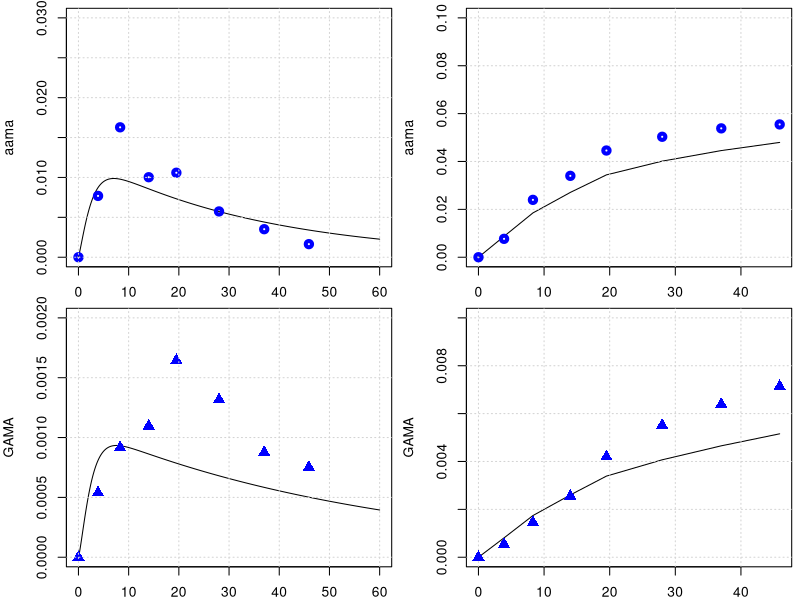

The R source for this figure:
library(deSolve)
library(minpack.lm)

graphics.off()

#body weight in kg
BW = 70 

# fractions of BW
##https://journals.sagepub.com/doi/pdf/10.1177/ANIB_32_3-4
F_B = 0.079 
F_B_AB = 0.35 #fraction: arterial blood of blood volume
F_B_VB = 0.65 #fraction: venous blood of blood volume
F_Li = 0.026
F_Ki = 0.0044
F_T = 1-(F_B+F_Li+F_Ki)

#organ volumes in L
V_AB <- BW*F_B*F_B_AB 
V_VB <- BW*F_B*F_B_VB 
V_T <- BW*F_T
V_Ki <- BW*F_Ki
V_Li <- BW*F_Li

#cardiac output in L/(kg*h)
##https://journals.sagepub.com/doi/pdf/10.1177/ANIB_32_3-4
QCC = 16 #12.5 # maybe 14 or 6.5 check?
Q_C = QCC*BW^0.75
FQ_P = 2.5/100 
Q_P <- Q_C*FQ_P # 6.5*BW 

FQ_Li = 0.19
FQ_Ki = 0.255 #total - there is also an aterial flow rate 
FQ_T = 1 -( FQ_Li + FQ_Ki +FQ_P)
Q_Li <- Q_C*FQ_Li
Q_Ki <- Q_C*FQ_Ki
Q_T <- Q_C*FQ_T

# partition coefficient
pAA_TB = 0.4
pAA_KiB = 0.8
pAA_LiB = 0.3
pAA_LuAir = 31000000.0

pGA_TB = 0.97
pGA_LiB = 0.5
pGA_KiB = 1.0
pGA_LuAir = 98000000.0

#reaction rate constants 
k_AAuptake = 1 #1/h

k_onAA_T = 0.028 #1/h
k_onAA_B = 0.0036 #1/h
k_onAA_Li = 0.071 #1/h
k_onAA_Ki = 0.13 #1/h

k_syn_GSH = 0.025 #mmol/h 
k_cl_GSH = 0.35 #1/h
k_onAA_GSH = 0.55 #L/(mmol h)
k_onGA_GSH = 0.8 #L/(mmol h)

k_onGA_T = 0.089 #1/h
k_onGA_B = 0.0108 #1/h
k_onGA_Ki = k_onAA_T/2 #1/h
k_onGA_Li = 0.215 #1/h

k_exc_AAMA = 0.029      # 0.049 #1/h or 0.13 # this will change the shape
k_exc_GAMA = 0.017     # 0.077 #1/h  # or 0.027
k_exc_GAOH = 0.077     # 1/h
k_exc_GA <- 2.48       # 1/h Q_Ki*0.025
k_exc_AA <- 2


MW_aa = 71   # mg/mmol
MW_ga = 87   # mg/mmol

MW_GSH = 307.32 # mg/mmol

# Maximum velocity for enzymatic reaction 
V_max_p450 = 9 /MW_aa*BW^0.7  # 0.235 mg/h (Tien: AA to GA mmol/hr)
V_max_EH = 20 /MW_ga*BW^0.7  
KM_p450 = 10.0
KM_EH = 100.0

c_AA_inh = 0
c_GA_inh = 0

k_0_GSH = 7
### CHECK  WHY     m_GSH_Li = 7.0*V_Li, Tien: 7.0 as in Sweeney is the Initial GSH (mmol/l)

# +++++++++++++++++++++++++++++++++++++++++++++++++++++++++++++++++
# create list of parameter
# +++++++++++++++++++++++++++++++++++++++++++++++++++++++++++++++++
params <- unlist(c(data.frame(pAA_TB, pAA_LiB, pAA_LuAir, pAA_KiB,
                              pGA_TB, pGA_LiB, pGA_LuAir, pGA_KiB,
                              k_onAA_T, k_onAA_B, k_onAA_Li, k_onAA_GSH, k_onAA_Ki,
                              k_onGA_T, k_onGA_B, k_onGA_Li, k_onGA_Ki, k_exc_GA,
                              k_onGA_GSH, k_exc_AAMA, k_exc_GAMA, k_exc_GAOH,
                              k_cl_GSH, V_max_p450, KM_p450, V_max_EH, KM_EH,
                              c_AA_inh, c_GA_inh, k_AAuptake)
                          ))
yini <- c(m_AA_AB = 0.0, m_GA_AB = 0.0, m_AA_VB = 0.0, m_GA_VB = 0.0,
          m_AA_Ki = 0.0, m_GA_Ki = 0.0, m_AA_dose = 0 ,
          m_AA_Li = 0.0, m_AAMA = 0.0,  #m_AAMA_urinary = 0.0,
          m_GA_Li = 0.0, m_GAMA = 0.0,
          #m_GAMA_urinary = 0.0, 
          m_GSH_Li = k_0_GSH * V_Li * MW_GSH, 
          m_AA_T = 0.0, m_GA_T = 0.0,
          m_GAOH = 0.0, 
          m_AA_out = 0.0,
          m_AA_accum = 0.0,
          m_AA_free = 0.0,
          m_AA_in = 0.0,
          m_GA_out = 0.0,
          m_GA_accum = 0.0,
          m_GA_free = 0.0,
          m_GA_in = 0.0
)
# ++++++++++++++++++++++++++++++++++++++++++++++++++++++++++++++++++
# PBPK model for Acrylamide 
# ++++++++++++++++++++++++++++++++++++++++++++++++++++++++++++++++++
PBPKmodelAA <- function(t,state,parameter){
  with(as.list(c(t,state,parameter)), {
    #concentrations blood in the organs in mg/L
    c_AA_AB <- m_AA_AB/V_AB
    c_AA_VB <- m_AA_VB/V_VB
    c_AA_T <- m_AA_T/V_T
    c_AA_Li <- m_AA_Li/V_Li
    c_AA_Ki <- m_AA_Ki/V_Ki
    
    c_GSH_Li <- m_GSH_Li/V_Li
    
    c_GA_AB <- m_GA_AB/V_AB
    c_GA_VB <- m_GA_VB/V_VB
    c_GA_T <- m_GA_T/V_T
    c_GA_Li <- m_GA_Li/V_Li
    c_GA_Ki <- m_GA_Ki/V_Ki
    
    #ODEs for amount of AA in compartment in mg
    c_AA_Lu <- (Q_C*c_AA_VB +Q_P*c_AA_inh)/(Q_C +(Q_P/pAA_LuAir))
    c_GA_Lu <- (Q_C*c_GA_VB +Q_P*c_GA_inh)/(Q_C +(Q_P/pGA_LuAir))
    # units checked -> mg/h   
    dm_AA_AB <- Q_C*(c_AA_Lu - c_AA_AB) -k_onAA_B*m_AA_AB
    dm_GA_AB <- Q_C*(c_GA_Lu - c_GA_AB) -k_onGA_B*m_GA_AB
    # units checked -> mg/h   
    dm_AA_VB <- Q_T*(c_AA_T/pAA_TB) +Q_Li*(c_AA_Li/pAA_LiB) +Q_Ki*(c_AA_Ki/pAA_KiB) - Q_C*c_AA_VB -k_onAA_B*m_AA_VB
    dm_GA_VB <- Q_T*(c_GA_T/pGA_TB) +Q_Li*(c_GA_Li/pGA_LiB) +Q_Ki*(c_GA_Ki/pGA_KiB) - Q_C*c_GA_VB -k_onGA_B*m_GA_VB
    # units checked -> mg/h   
    dm_AA_Ki <- Q_Ki*c_AA_AB -Q_Ki*(c_AA_Ki/pAA_KiB) -k_onAA_Ki*m_AA_Ki 
    dm_GA_Ki <- Q_Ki*c_GA_AB -Q_Ki*(c_GA_Ki/pGA_KiB) -k_onGA_Ki*m_GA_Ki 
    # units checked -> mg/h   
    dm_AA_dose <- -k_AAuptake*m_AA_dose
    
    metAA_GSH <- k_onAA_GSH*c_GSH_Li*m_AA_Li / MW_GSH
    metAA_P450 <- V_max_p450 * MW_aa*c_AA_Li/ (KM_p450+c_AA_Li)
    # units checked -> mg/h  
    #   RAL1 = QL*CA1 + KA*STOM - QL*CVL1 - RP450 - RGST1 - rpbl1
    dm_AA_Li <- Q_Li*(c_AA_AB - c_AA_Li/pAA_LiB) + k_AAuptake*m_AA_dose - 
                  k_onAA_Li*m_AA_Li  - metAA_P450 - metAA_GSH
    # Trine: I think the two last parts of the equation should be subtracted. 
    # Metabolism of AA by P450 and EH will remove AA
    
    # units checked -> mg/h   
    dm_AAMA <- metAA_P450  - m_AAMA*k_exc_AAMA
    # units checked -> mg/h
    metGA_GSH <- k_onGA_GSH*c_GSH_Li*m_GA_Li / MW_GSH
    metGA_EH <- (V_max_EH *MW_ga *c_GA_Li)/(KM_EH+c_GA_Li)
    # units checked -> mg/h 
    #  RAL2 = QL*CA2 + KA2*STOM2 - QL*CVL2 + RP450 - RGST2 - REH - rpbl2
    # Trine: I think the two last parts of the equation should be subtracted. 
    # Metabolism of AA by P450 and EH will remove AA
    dm_GA_Li <- Q_Li*(c_GA_AB - c_GA_Li/pGA_LiB) - k_onGA_Li*m_GA_Li + 
                        metAA_P450 - metGA_GSH -metGA_EH
    # units checked -> mg/h, 
    # old: dm_GAMA <-  metGA_GSH - m_GAMA*k_exc_GAMA 
    #Trine: I do not think metGA_EH should be here. That's the metabolism to glyceramide, and will not contribute to GAMA
    # Trine: However I think, maybe, that the metAA_EH shold be here, as the metabolism of AA by EH is producing GA. 
    # Trine: Maybe production of glyceramide should be a separate equation? Need to discuss!!
    dm_GAMA <-  metGA_GSH  -m_GAMA*k_exc_GAMA
    # units checked -> mg  
    # units checked -> mg/h
    # Trine: I think the metAA_P450 and metAA_GSH should not be in this equation. 
    # The metGA_EH and metGA_GSH should be subtracted, as they will remove GA from the liver.
    dm_GSH_Li <-  -k_cl_GSH*m_GSH_Li + metAA_GSH - metGA_GSH
    # units checked -> mg/h   
    dm_AA_T <- Q_T*(c_AA_AB - c_AA_T/pAA_TB) -k_onAA_T*m_AA_T
    dm_GA_T <- Q_T*(c_GA_AB - c_GA_T/pGA_TB) -k_onGA_T*m_GA_T

    dm_GAOH <- metGA_EH -m_GAOH*k_exc_GAMA

    dm_AA_out <- metAA_P450 + metAA_GSH
    dm_AA_accum <- k_onAA_B*m_AA_AB +k_onAA_B*m_AA_VB +k_onAA_T*m_AA_T +k_onAA_Li*m_AA_Li +k_onAA_Ki*m_AA_Ki
    dm_AA_free <- dm_AA_AB + dm_AA_VB +dm_AA_T +dm_AA_Li +dm_AA_Ki
    dm_AA_in <- Q_P*c_AA_inh + k_AAuptake*m_AA_dose
    
    dm_GA_out <- metGA_GSH + metGA_EH 
    dm_GA_accum <- k_onGA_B*m_GA_AB +k_onGA_B*m_GA_VB +k_onGA_T*m_GA_T +k_onGA_Li*m_GA_Li +k_onGA_Ki*m_GA_Ki
    dm_GA_free <- dm_GA_AB + dm_GA_VB +dm_GA_T +dm_GA_Li +dm_GA_Ki 
    dm_GA_in <- Q_P*c_GA_inh + metGA_GSH +metGA_EH
    
    return(list(c(dm_AA_AB,  dm_GA_AB,  dm_AA_VB,    dm_GA_VB,
                  dm_AA_Ki,  dm_GA_Ki,  dm_AA_dose,  dm_AA_Li,
                  dm_AAMA,  # dm_AAMA_urinary,  
                  dm_GA_Li,  dm_GAMA,
                  #dm_GAMA_urinary,    
                  dm_GSH_Li, dm_AA_T,   dm_GA_T,
                  dm_GAOH,
                  dm_AA_out,
                  dm_AA_accum,
                  dm_AA_free,
                  dm_AA_in,
                  dm_GA_out,
                  dm_GA_accum,
                  dm_GA_free,
                  dm_GA_in
    )))
  })
}
PBPKmodelAA <- compiler::cmpfun(PBPKmodelAA)



################################################################
# manual readout from Kopp and Dekant 2009
################################################################
times <- seq(from = 0, to = 60, by = 0.1)
diet <- data.frame(var = "m_AA_dose", method = "add",
                   time = c(0.0),  value = 0.5 *BW /1000 )  # dose of 0.05 microg/kg bw
out <- ode(y = yini, times = times, func = PBPKmodelAA, parms = params, events = list(data = diet))
yobs_urine <- data.frame(
  time = c(0.0, 3.9, 8.3, 14, 19.5, 28, 37, 45.9),
  AAMA = c(0.0/1000000, 32.8/1000000, 69.5/1000000, 42.8/1000000, 45.2/1000000, 24.5/1000000, 15/1000000, 7/1000000)*234.28, #https://pubchem.ncbi.nlm.nih.gov/compound/N-Acetyl-S-_2-carbamoylethyl_-L-cysteine
  GAMA = c(0.0, 2.15*1e-6, 3.66*1e-6, 4.38*1e-6, 6.57*1e-6, 5.26*1e-6, 3.50*1e-6, 3.0*1e-6)*250.27
)
# plot for AAMA in urinary
par(mfrow=c(2,2),mar=c(2,4,.5,.5))
plot(out[,'time'], out[,'m_AAMA']   ,type = 'l',xlab = 'time', ylab = 'aama', ylim = c(0,.03) )
points(yobs_urine$time, yobs_urine$AAMA , col="blue", lwd = 4) ; grid()
time_points_measure_unrine = c(1, 40, 84, 141, 196, 280 , 371, 460)
tamtam = out[,'m_AAMA'][time_points_measure_unrine ]
plot(yobs_urine$time, cumsum( tamtam ),type = 'l', ylab = 'aama', ylim = c(0,.1), xlab = 'time' ); grid()
points(yobs_urine$time, cumsum(yobs_urine$AAMA) , col="blue", lwd = 4)

# plot for GAMA 
plot(out[,'time'], out[,'m_GAMA']  ,type = 'l',xlab = 'time (hours)', ylab = 'GAMA', ylim = c(0,.002) )
points(yobs_urine$time, yobs_urine$GAMA , col="blue", cex = 1.5, pch = 17); grid()
time_points_measure_unrine = c(1, 40, 84, 141, 196, 280 , 371, 460)
tamtam = out[,'m_GAMA'][time_points_measure_unrine ]
plot(yobs_urine$time, cumsum( tamtam ),type = 'l',xlab = 'time (hours)', ylab = 'GAMA', ylim = c(0,.01) ); grid()
points(yobs_urine$time, cumsum(yobs_urine$GAMA) , col="blue",cex = 1.5, pch = 17)
